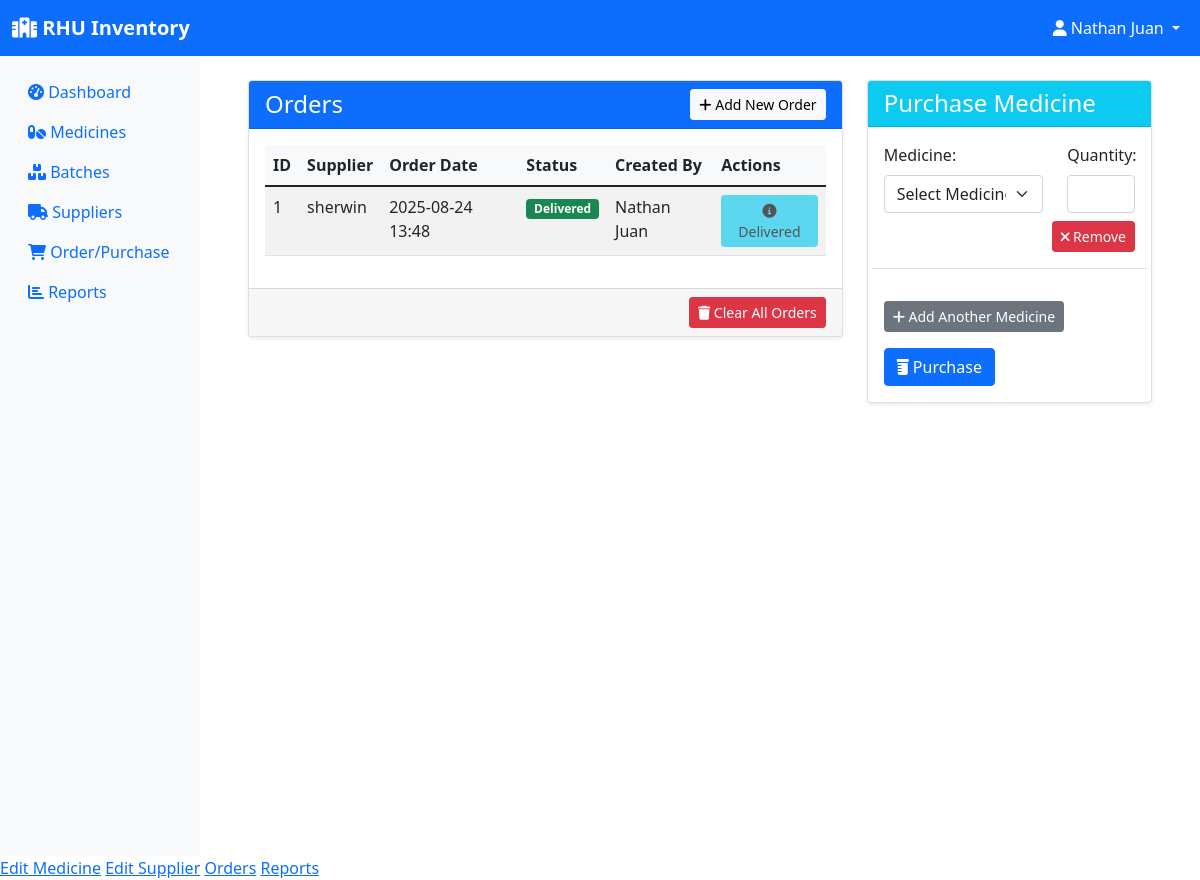
/orders (signed in), run on an earlier commit of the app's database.
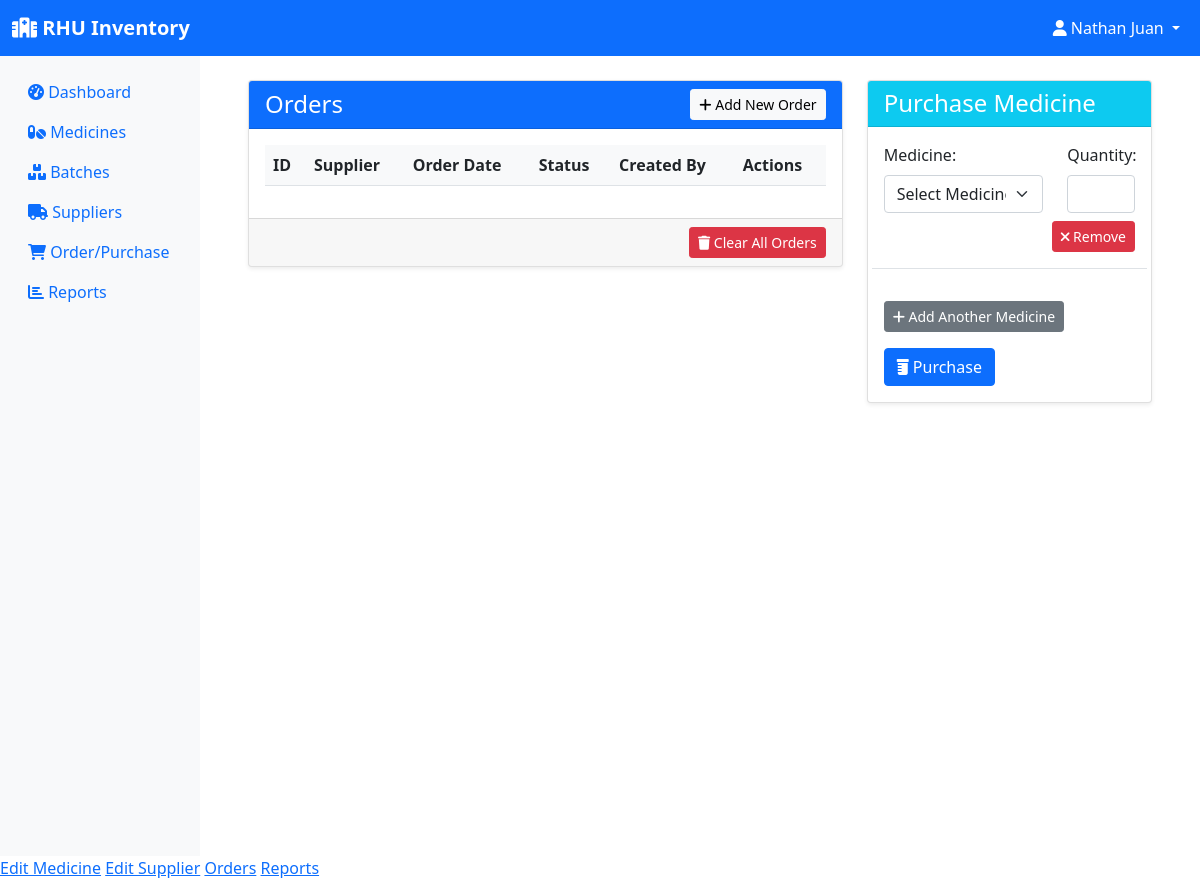
And on a later commit of the database.
### models.py (models this page shows, shortened)
class Order(db.Model):
    id = db.Column(db.Integer, primary_key=True)
    supplier_id = db.Column(db.Integer, db.ForeignKey('supplier.id'), nullable=False)
    order_date = db.Column(db.DateTime, default=datetime.utcnow)
    status = db.Column(db.String(20), default='pending')  # pending, delivered, cancelled
    created_by = db.Column(db.Integer, db.ForeignKey('user.id'), nullable=False)
    items = db.relationship('OrderItem', backref='order', lazy=True, cascade='all, delete-orphan')
    creator = db.relationship('User', backref='orders')

class Supplier(db.Model):
    id = db.Column(db.Integer, primary_key=True)
    name = db.Column(db.String(100), nullable=False)
    contact_person = db.Column(db.String(100))
    phone = db.Column(db.String(20))
    email = db.Column(db.String(120))
    address = db.Column(db.String(200))
    created_at = db.Column(db.DateTime, default=datetime.utcnow)
    medicines = db.relationship('Medicine', backref='supplier', lazy=True)
    orders = db.relationship('Order', backref='supplier', lazy=True)

class User(UserMixin, db.Model):
    id = db.Column(db.Integer, primary_key=True)
    username = db.Column(db.String(150), unique=True, nullable=False)
    password = db.Column(db.String(256), nullable=False)
    role = db.Column(db.String(20), nullable=False, default='employee')  # pharmacist, manager, assistant
    email = db.Column(db.String(120), unique=True, nullable=False)
    created_at = db.Column(db.DateTime, default=datetime.utcnow)

### app.py (the view)
@app.route('/orders')
@login_required
def orders():
    orders = Order.query.order_by(Order.order_date.desc()).all()
    medicines = db.session.query(Medicine).join(Batch).group_by(Medicine.id).having(func.sum(Batch.quantity) > 0).all()
    return render_template('orders.html', orders=orders, medicines=medicines)

### app.py (called while the page is built)
@login_manager.user_loader
def load_user(user_id):
    return User.query.get(int(user_id))

### models.py (called while the page is built)
    @property
    def total_quantity(self):
        return sum(batch.quantity for batch in self.batches)

### templates/orders.html (shortened to what the changed rows need)
{% extends "base.html" %}
{% block content %}
<div class="container-fluid mt-4">
    <div class="row">
        <div class="col-md-8">
            <div class="card shadow-sm">
                <div class="card-body">
                    <div class="table-responsive">
                        <table class="table table-hover table-striped">
                            <thead>
                                <tr>
                                    <th>ID</th>
                                    <th>Supplier</th>
                                    <th>Order Date</th>
                                    <th>Status</th>
                                    <th>Created By</th>
                                    <th>Actions</th>
                                </tr>
                            </thead>
                            <tbody>
                                {% for order in orders %}
                                <tr>
                                    <td>{{ order.id }}</td>
                                    <td>{{ order.supplier.name }}</td>
                                    <td>{{ order.order_date.strftime('%Y-%m-%d %H:%M') }}</td>
                                    <td>
                                        <span class="badge {% if order.status == 'pending' %}bg-warning{% elif order.status == 'delivered' %}bg-success{% elif order.status == 'cancelled' %}bg-danger{% else %}bg-secondary{% endif %}">
                                            {{ order.status.capitalize() }}
                                        </span>
                                    </td>
                                    <td>{{ order.creator.username }}</td>
                                    <td>
                                        {% if order.status == 'pending' %}
                                            {% if current_user.role in ['admin', 'sub-admin'] %}
                                                <form action="{{ url_for('process_order', id=order.id) }}" method="POST" style="display:inline;">
                                                    <button type="submit" class="btn btn-success btn-sm" title="Process Order">
                                                        <i class="fas fa-check-circle"></i> Process
                                                    </button>
                                                </form>
                                            {% endif %}
                                            {% if current_user.role == 'admin' %}
                                                <form action="{{ url_for('cancel_order', id=order.id) }}" method="POST" style="display:inline;" onsubmit="return confirm('Are you sure you want to cancel this order?');">
                                                    <button type="submit" class="btn btn-danger btn-sm" title="Cancel Order">
                                                        <i class="fas fa-times-circle"></i> Cancel
                                                    </button>
                                                </form>
                                            {% endif %}
                                        {% else %}
                                            <button class="btn btn-info btn-sm" disabled>
                                                <i class="fas fa-info-circle"></i> {{ order.status.capitalize() }}
                                            </button>
                                        {% endif %}
                                    </td>
                                </tr>
                                {% endfor %}
                            </tbody>
                        </table>
                    </div>
                </div>
            </div>
        </div>
    </div>
</div>
{% endblock %}

What changed in the data, as far as the page shows it:
removed Order: id "1", supplier.name "sherwin", order_date "2025-08-24 13:48", status "Delivered", creator.username "Nathan Juan"
